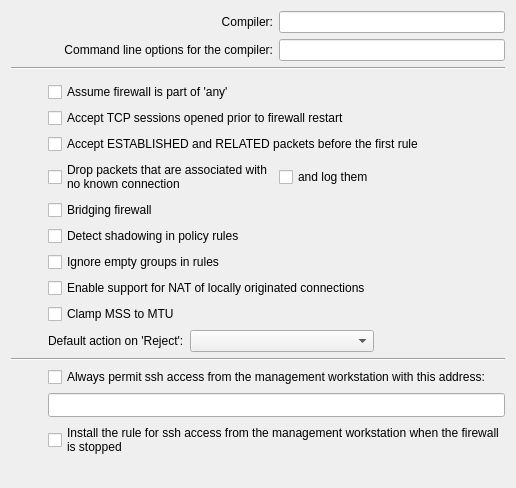
     <widget class="QWidget" name="tab0">
      <attribute name="title">
       <string>Compiler</string>
      </attribute>
      <layout class="QGridLayout" name="gridLayout_5">
       <item row="0" column="0" colspan="3">
        <widget class="QLabel" name="compilerLabel">
         <property name="text">
          <string>Compiler:</string>
         </property>
         <property name="alignment">
          <set>Qt::AlignRight|Qt::AlignTrailing|Qt::AlignVCenter</set>
         </property>
         <property name="wordWrap">
          <bool>false</bool>
         </property>
        </widget>
       </item>
       <item row="0" column="3" colspan="2">
        <widget class="QLineEdit" name="compiler">
         <property name="maximumSize">
          <size>
           <width>32767</width>
           <height>22</height>
          </size>
         </property>
        </widget>
       </item>
       <item row="1" column="0" colspan="3">
        <widget class="QLabel" name="compilerArgsLabel">
         <property name="sizePolicy">
          <sizepolicy hsizetype="Expanding" vsizetype="Preferred">
           <horstretch>0</horstretch>
           <verstretch>0</verstretch>
          </sizepolicy>
         </property>
         <property name="text">
          <string>Command line options for the compiler:</string>
         </property>
         <property name="alignment">
          <set>Qt::AlignRight|Qt::AlignTrailing|Qt::AlignVCenter</set>
         </property>
         <property name="wordWrap">
          <bool>false</bool>
         </property>
        </widget>
       </item>
       <item row="1" column="3" colspan="2">
        <widget class="QLineEdit" name="compilerArgs">
         <property name="maximumSize">
          <size>
           <width>32767</width>
           <height>22</height>
          </size>
         </property>
        </widget>
       </item>
       <item row="2" column="0" colspan="5">
        <widget class="Line" name="line4_2">
         <property name="frameShape">
          <enum>QFrame::HLine</enum>
         </property>
         <property name="frameShadow">
          <enum>QFrame::Sunken</enum>
         </property>
         <property name="orientation">
          <enum>Qt::Horizontal</enum>
         </property>
        </widget>
       </item>
       <item row="3" column="0" rowspan="2">
        <spacer name="verticalSpacer">
         <property name="orientation">
          <enum>Qt::Vertical</enum>
         </property>
         <property name="sizeType">
          <enum>QSizePolicy::Maximum</enum>
         </property>
         <property name="sizeHint" stdset="0">
          <size>
           <width>0</width>
           <height>0</height>
          </size>
         </property>
        </spacer>
       </item>
       <item row="4" column="1" colspan="2">
        <widget class="QCheckBox" name="assumeFwIsPartOfAny">
         <property name="sizePolicy">
          <sizepolicy hsizetype="Minimum" vsizetype="Fixed">
           <horstretch>0</horstretch>
           <verstretch>0</verstretch>
          </sizepolicy>
         </property>
         <property name="text">
          <string>Assume firewall is part of 'any'</string>
         </property>
        </widget>
       </item>
       <item row="5" column="0" rowspan="6">
        <spacer>
         <property name="orientation">
          <enum>Qt::Horizontal</enum>
         </property>
         <property name="sizeType">
          <enum>QSizePolicy::Maximum</enum>
         </property>
         <property name="sizeHint" stdset="0">
          <size>
           <width>30</width>
           <height>150</height>
          </size>
         </property>
        </spacer>
       </item>
       <item row="5" column="1" colspan="4">
        <widget class="QCheckBox" name="acceptSessions">
         <property name="sizePolicy">
          <sizepolicy hsizetype="Minimum" vsizetype="Fixed">
           <horstretch>0</horstretch>
           <verstretch>0</verstretch>
          </sizepolicy>
         </property>
         <property name="text">
          <string>Accept TCP sessions opened prior to firewall restart</string>
         </property>
        </widget>
       </item>
       <item row="6" column="1" colspan="4">
        <widget class="QCheckBox" name="acceptESTBeforeFirst">
         <property name="sizePolicy">
          <sizepolicy hsizetype="Minimum" vsizetype="Fixed">
           <horstretch>0</horstretch>
           <verstretch>0</verstretch>
          </sizepolicy>
         </property>
         <property name="text">
          <string>Accept ESTABLISHED and RELATED packets before the first rule</string>
         </property>
        </widget>
       </item>
       <item row="7" column="1" colspan="2">
        <widget class="QCheckBox" name="dropInvalid">
         <property name="text">
          <string>Drop packets that are associated with
no known connection</string>
         </property>
        </widget>
       </item>
       <item row="7" column="3">
        <widget class="QCheckBox" name="logInvalid">
         <property name="text">
          <string>and log them</string>
         </property>
        </widget>
       </item>
       <item row="7" column="4">
        <spacer>
         <property name="orientation">
          <enum>Qt::Horizontal</enum>
         </property>
         <property name="sizeType">
          <enum>QSizePolicy::Expanding</enum>
         </property>
         <property name="sizeHint" stdset="0">
          <size>
           <width>80</width>
           <height>20</height>
          </size>
         </property>
        </spacer>
       </item>
       <item row="8" column="1" colspan="4">
        <widget class="QCheckBox" name="bridge">
         <property name="sizePolicy">
          <sizepolicy hsizetype="Minimum" vsizetype="Fixed">
           <horstretch>0</horstretch>
           <verstretch>0</verstretch>
          </sizepolicy>
         </property>
         <property name="text">
          <string>Bridging firewall</string>
         </property>
        </widget>
       </item>
       <item row="9" column="1" colspan="4">
        <widget class="QCheckBox" name="shadowing">
         <property name="sizePolicy">
          <sizepolicy hsizetype="Minimum" vsizetype="Fixed">
           <horstretch>0</horstretch>
           <verstretch>0</verstretch>
          </sizepolicy>
         </property>
         <property name="text">
          <string>Detect shadowing in policy rules</string>
         </property>
        </widget>
       </item>
       <item row="10" column="1" colspan="4">
        <widget class="QCheckBox" name="emptyGroups">
         <property name="sizePolicy">
          <sizepolicy hsizetype="Minimum" vsizetype="Fixed">
           <horstretch>0</horstretch>
           <verstretch>0</verstretch>
          </sizepolicy>
         </property>
         <property name="text">
          <string>Ignore empty groups in rules</string>
         </property>
        </widget>
       </item>
       <item row="11" column="1" colspan="4">
        <widget class="QCheckBox" name="localNAT">
         <property name="sizePolicy">
          <sizepolicy hsizetype="Minimum" vsizetype="Fixed">
           <horstretch>0</horstretch>
           <verstretch>0</verstretch>
          </sizepolicy>
         </property>
         <property name="text">
          <string>Enable support for NAT of locally originated connections</string>
         </property>
        </widget>
       </item>
       <item row="12" column="1" colspan="4">
        <widget class="QCheckBox" name="clampMSStoMTU">
         <property name="sizePolicy">
          <sizepolicy hsizetype="Minimum" vsizetype="Fixed">
           <horstretch>0</horstretch>
           <verstretch>0</verstretch>
          </sizepolicy>
         </property>
         <property name="toolTip">
          <string>This adds a rule on top of the policy with iptables target TCPMSS
and option --clamp-mss-to-pmtu. Generation of this command is
version-dependent and also depends on the setting of ip or ipv6 forwarding
in host settings dialog.
</string>
         </property>
         <property name="text">
          <string>Clamp MSS to MTU</string>
         </property>
        </widget>
       </item>
       <item row="13" column="1">
        <widget class="QLabel" name="textLabel9">
         <property name="text">
          <string>Default action on 'Reject':</string>
         </property>
         <property name="wordWrap">
          <bool>false</bool>
         </property>
        </widget>
       </item>
       <item row="13" column="2" colspan="2">
        <widget class="QComboBox" name="actionOnReject"/>
       </item>
       <item row="13" column="4">
        <spacer>
         <property name="orientation">
          <enum>Qt::Horizontal</enum>
         </property>
         <property name="sizeType">
          <enum>QSizePolicy::Expanding</enum>
         </property>
         <property name="sizeHint" stdset="0">
          <size>
           <width>72</width>
           <height>20</height>
          </size>
         </property>
        </spacer>
       </item>
       <item row="14" column="0" colspan="5">
        <widget class="Line" name="line4">
         <property name="frameShape">
          <enum>QFrame::HLine</enum>
         </property>
         <property name="frameShadow">
          <enum>QFrame::Sunken</enum>
         </property>
         <property name="orientation">
          <enum>Qt::Horizontal</enum>
         </property>
        </widget>
       </item>
       <item row="15" column="0" rowspan="2">
        <spacer>
         <property name="orientation">
          <enum>Qt::Horizontal</enum>
         </property>
         <property name="sizeType">
          <enum>QSizePolicy::Fixed</enum>
         </property>
         <property name="sizeHint" stdset="0">
          <size>
           <width>30</width>
           <height>50</height>
          </size>
         </property>
        </spacer>
       </item>
       <item row="15" column="1" colspan="4">
        <widget class="QCheckBox" name="mgmt_ssh">
         <property name="text">
          <string>Always permit ssh access from the management workstation with this address:</string>
         </property>
        </widget>
       </item>
       <item row="16" column="1" colspan="4">
        <widget class="QLineEdit" name="mgmt_addr">
         <property name="sizePolicy">
          <sizepolicy hsizetype="Expanding" vsizetype="Fixed">
           <horstretch>0</horstretch>
           <verstretch>0</verstretch>
          </sizepolicy>
         </property>
         <property name="maximumSize">
          <size>
           <width>32767</width>
           <height>32767</height>
          </size>
         </property>
        </widget>
       </item>
       <item row="17" column="1" colspan="4">
        <widget class="QCheckBox" name="add_mgmt_ssh_rule_when_stoped">
         <property name="text">
          <string>Install the rule for ssh access from the management workstation when the firewall 
is stopped</string>
         </property>
        </widget>
       </item>
       <item row="18" column="1">
        <spacer>
         <property name="orientation">
          <enum>Qt::Vertical</enum>
         </property>
         <property name="sizeType">
          <enum>QSizePolicy::Expanding</enum>
         </property>
         <property name="sizeHint" stdset="0">
          <size>
           <width>20</width>
           <height>20</height>
          </size>
         </property>
        </spacer>
       </item>
      </layout>
     </widget>
